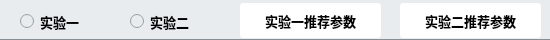
      <widget class="QWidget" name="widget_2" native="true">
       <property name="sizePolicy">
        <sizepolicy hsizetype="Preferred" vsizetype="Preferred">
         <horstretch>0</horstretch>
         <verstretch>0</verstretch>
        </sizepolicy>
       </property>
       <property name="maximumSize">
        <size>
         <width>16777215</width>
         <height>40</height>
        </size>
       </property>
       <property name="styleSheet">
        <string notr="true">background-color: rgb(233, 236, 239);
border-bottom:1px solid #868e96;</string>
       </property>
       <widget class="QRadioButton" name="exp1_radioButton">
        <property name="geometry">
         <rect>
          <x>20</x>
          <y>6</y>
          <width>101</width>
          <height>31</height>
         </rect>
        </property>
        <property name="font">
         <font>
          <family>微软雅黑</family>
          <pointsize>10</pointsize>
          <bold>true</bold>
         </font>
        </property>
        <property name="layoutDirection">
         <enum>Qt::LayoutDirection::LeftToRight</enum>
        </property>
        <property name="styleSheet">
         <string notr="true">border-radius: 3px;
border: 1px bolid #495057;
color: rgb(0, 0, 0);</string>
        </property>
        <property name="text">
         <string>实验一</string>
        </property>
        <property name="icon">
         <iconset resource="picture.qrc">
          <normaloff>:/background/实验室.png</normaloff>:/background/实验室.png</iconset>
        </property>
       </widget>
       <widget class="QRadioButton" name="exp2_radioButton">
        <property name="geometry">
         <rect>
          <x>130</x>
          <y>6</y>
          <width>101</width>
          <height>31</height>
         </rect>
        </property>
        <property name="font">
         <font>
          <family>微软雅黑</family>
          <pointsize>10</pointsize>
          <bold>true</bold>
         </font>
        </property>
        <property name="layoutDirection">
         <enum>Qt::LayoutDirection::LeftToRight</enum>
        </property>
        <property name="styleSheet">
         <string notr="true">border-radius: 3px;
border: 1px bolid #495057;
color: rgb(0, 0, 0);</string>
        </property>
        <property name="text">
         <string>实验二</string>
        </property>
        <property name="icon">
         <iconset resource="picture.qrc">
          <normaloff>:/background/实验室.png</normaloff>:/background/实验室.png</iconset>
        </property>
       </widget>
       <widget class="QPushButton" name="exp1_arg_pushButton">
        <property name="geometry">
         <rect>
          <x>240</x>
          <y>3</y>
          <width>141</width>
          <height>35</height>
         </rect>
        </property>
        <property name="font">
         <font>
          <family>微软雅黑</family>
          <pointsize>10</pointsize>
          <bold>true</bold>
         </font>
        </property>
        <property name="styleSheet">
         <string notr="true">border-radius: 3px;
border: 1px bolid #495057;
background-color: rgb(255, 255, 255);
color: rgb(0, 0, 0);</string>
        </property>
        <property name="text">
         <string>实验一推荐参数</string>
        </property>
        <property name="icon">
         <iconset resource="picture.qrc">
          <normaloff>:/background/参数.png</normaloff>:/background/参数.png</iconset>
        </property>
       </widget>
       <widget class="QPushButton" name="exp2_arg_pushButton">
        <property name="geometry">
         <rect>
          <x>400</x>
          <y>3</y>
          <width>141</width>
          <height>35</height>
         </rect>
        </property>
        <property name="font">
         <font>
          <family>微软雅黑</family>
          <pointsize>10</pointsize>
          <bold>true</bold>
         </font>
        </property>
        <property name="styleSheet">
         <string notr="true">border-radius: 3px;
color: rgb(0, 0, 0);
border: 1px bolid #495057;
background-color: rgb(255, 255, 255);</string>
        </property>
        <property name="text">
         <string>实验二推荐参数</string>
        </property>
        <property name="icon">
         <iconset resource="picture.qrc">
          <normaloff>:/background/参数.png</normaloff>:/background/参数.png</iconset>
        </property>
       </widget>
      </widget>
